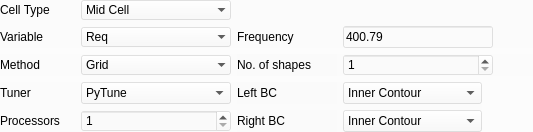
                 <widget class="QWidget" name="widget_7" native="true">
                  <property name="styleSheet">
                   <string notr="true">background-color: rgba(250, 250, 250, 100);</string>
                  </property>
                  <layout class="QGridLayout" name="gridLayout_21">
                   <property name="leftMargin">
                    <number>0</number>
                   </property>
                   <property name="topMargin">
                    <number>0</number>
                   </property>
                   <property name="rightMargin">
                    <number>0</number>
                   </property>
                   <property name="bottomMargin">
                    <number>0</number>
                   </property>
                   <item row="2" column="2" colspan="2">
                    <widget class="QWidget" name="widget_10" native="true">
                     <layout class="QGridLayout" name="gridLayout_15">
                      <property name="leftMargin">
                       <number>0</number>
                      </property>
                      <property name="topMargin">
                       <number>0</number>
                      </property>
                      <property name="rightMargin">
                       <number>0</number>
                      </property>
                      <property name="bottomMargin">
                       <number>0</number>
                      </property>
                      <item row="0" column="0">
                       <widget class="QLabel" name="label_23">
                        <property name="minimumSize">
                         <size>
                          <width>75</width>
                          <height>0</height>
                         </size>
                        </property>
                        <property name="maximumSize">
                         <size>
                          <width>75</width>
                          <height>16777215</height>
                         </size>
                        </property>
                        <property name="text">
                         <string>Method</string>
                        </property>
                       </widget>
                      </item>
                      <item row="0" column="2">
                       <widget class="QWidget" name="w_No_Of_Shapes_Monte_Carlo" native="true">
                        <layout class="QGridLayout" name="gridLayout_22">
                         <property name="leftMargin">
                          <number>0</number>
                         </property>
                         <property name="topMargin">
                          <number>0</number>
                         </property>
                         <property name="rightMargin">
                          <number>0</number>
                         </property>
                         <property name="bottomMargin">
                          <number>0</number>
                         </property>
                         <item row="1" column="1">
                          <widget class="QSpinBox" name="sb_No_Of_Shapes_Monte_Carlo">
                           <property name="minimumSize">
                            <size>
                             <width>150</width>
                             <height>0</height>
                            </size>
                           </property>
                           <property name="maximumSize">
                            <size>
                             <width>150</width>
                             <height>16777215</height>
                            </size>
                           </property>
                           <property name="minimum">
                            <number>1</number>
                           </property>
                           <property name="maximum">
                            <number>100000</number>
                           </property>
                           <property name="value">
                            <number>1</number>
                           </property>
                          </widget>
                         </item>
                         <item row="1" column="0">
                          <widget class="QLabel" name="label_57">
                           <property name="minimumSize">
                            <size>
                             <width>100</width>
                             <height>0</height>
                            </size>
                           </property>
                           <property name="maximumSize">
                            <size>
                             <width>100</width>
                             <height>16777215</height>
                            </size>
                           </property>
                           <property name="text">
                            <string>No. of shapes</string>
                           </property>
                          </widget>
                         </item>
                        </layout>
                       </widget>
                      </item>
                      <item row="0" column="1">
                       <widget class="QComboBox" name="cb_Shape_Space_Generation_Algorithm">
                        <property name="minimumSize">
                         <size>
                          <width>150</width>
                          <height>0</height>
                         </size>
                        </property>
                        <property name="maximumSize">
                         <size>
                          <width>150</width>
                          <height>16777215</height>
                         </size>
                        </property>
                        <property name="toolTip">
                         <string/>
                        </property>
                        <property name="currentText">
                         <string>Grid</string>
                        </property>
                        <property name="frame">
                         <bool>false</bool>
                        </property>
                        <item>
                         <property name="text">
                          <string>Grid</string>
                         </property>
                        </item>
                        <item>
                         <property name="text">
                          <string>Monte Carlo</string>
                         </property>
                        </item>
                       </widget>
                      </item>
                      <item row="0" column="3">
                       <spacer name="horizontalSpacer_15">
                        <property name="orientation">
                         <enum>Qt::Horizontal</enum>
                        </property>
                        <property name="sizeHint" stdset="0">
                         <size>
                          <width>40</width>
                          <height>20</height>
                         </size>
                        </property>
                       </spacer>
                      </item>
                     </layout>
                    </widget>
                   </item>
                   <item row="0" column="2" colspan="2">
                    <widget class="QWidget" name="widget_15" native="true">
                     <layout class="QGridLayout" name="gridLayout_18">
                      <property name="leftMargin">
                       <number>0</number>
                      </property>
                      <property name="topMargin">
                       <number>0</number>
                      </property>
                      <property name="rightMargin">
                       <number>0</number>
                      </property>
                      <property name="bottomMargin">
                       <number>0</number>
                      </property>
                      <item row="0" column="6">
                       <spacer name="horizontalSpacer_6">
                        <property name="orientation">
                         <enum>Qt::Horizontal</enum>
                        </property>
                        <property name="sizeHint" stdset="0">
                         <size>
                          <width>40</width>
                          <height>20</height>
                         </size>
                        </property>
                       </spacer>
                      </item>
                      <item row="1" column="3">
                       <widget class="QLineEdit" name="le_Freq">
                        <property name="minimumSize">
                         <size>
                          <width>150</width>
                          <height>0</height>
                         </size>
                        </property>
                        <property name="maximumSize">
                         <size>
                          <width>150</width>
                          <height>16777215</height>
                         </size>
                        </property>
                        <property name="text">
                         <string>400.79</string>
                        </property>
                       </widget>
                      </item>
                      <item row="1" column="1">
                       <widget class="QComboBox" name="cb_Tune_Option">
                        <property name="minimumSize">
                         <size>
                          <width>150</width>
                          <height>0</height>
                         </size>
                        </property>
                        <property name="maximumSize">
                         <size>
                          <width>150</width>
                          <height>16777215</height>
                         </size>
                        </property>
                        <property name="styleSheet">
                         <string notr="true"/>
                        </property>
                        <property name="frame">
                         <bool>false</bool>
                        </property>
                        <item>
                         <property name="text">
                          <string>Req</string>
                         </property>
                        </item>
                        <item>
                         <property name="text">
                          <string>L</string>
                         </property>
                        </item>
                       </widget>
                      </item>
                      <item row="1" column="2">
                       <widget class="QLabel" name="label_51">
                        <property name="minimumSize">
                         <size>
                          <width>100</width>
                          <height>0</height>
                         </size>
                        </property>
                        <property name="maximumSize">
                         <size>
                          <width>100</width>
                          <height>16777215</height>
                         </size>
                        </property>
                        <property name="text">
                         <string>Frequency</string>
                        </property>
                       </widget>
                      </item>
                      <item row="1" column="0">
                       <widget class="QLabel" name="label_27">
                        <property name="minimumSize">
                         <size>
                          <width>75</width>
                          <height>0</height>
                         </size>
                        </property>
                        <property name="maximumSize">
                         <size>
                          <width>75</width>
                          <height>16777215</height>
                         </size>
                        </property>
                        <property name="text">
                         <string>Variable</string>
                        </property>
                       </widget>
                      </item>
                      <item row="0" column="1">
                       <widget class="QComboBox" name="cb_Cell_Type">
                        <property name="minimumSize">
                         <size>
                          <width>150</width>
                          <height>0</height>
                         </size>
                        </property>
                        <property name="maximumSize">
                         <size>
                          <width>150</width>
                          <height>16777215</height>
                         </size>
                        </property>
                        <property name="frame">
                         <bool>false</bool>
                        </property>
                        <item>
                         <property name="text">
                          <string>Mid Cell</string>
                         </property>
                        </item>
                        <item>
                         <property name="text">
                          <string>End Cell</string>
                         </property>
                        </item>
                        <item>
                         <property name="text">
                          <string>Custom Cell</string>
                         </property>
                        </item>
                       </widget>
                      </item>
                      <item row="0" column="0">
                       <widget class="QLabel" name="label_26">
                        <property name="minimumSize">
                         <size>
                          <width>75</width>
                          <height>0</height>
                         </size>
                        </property>
                        <property name="maximumSize">
                         <size>
                          <width>75</width>
                          <height>16777215</height>
                         </size>
                        </property>
                        <property name="text">
                         <string>Cell Type</string>
                        </property>
                       </widget>
                      </item>
                     </layout>
                    </widget>
                   </item>
                   <item row="3" column="2">
                    <widget class="QWidget" name="widget_16" native="true">
                     <layout class="QGridLayout" name="gridLayout_27">
                      <property name="leftMargin">
                       <number>0</number>
                      </property>
                      <property name="topMargin">
                       <number>0</number>
                      </property>
                      <property name="rightMargin">
                       <number>0</number>
                      </property>
                      <property name="bottomMargin">
                       <number>0</number>
                      </property>
                      <item row="0" column="1">
                       <widget class="QComboBox" name="cb_Tuner">
                        <property name="minimumSize">
                         <size>
                          <width>150</width>
                          <height>0</height>
                         </size>
                        </property>
                        <property name="maximumSize">
                         <size>
                          <width>150</width>
                          <height>16777215</height>
                         </size>
                        </property>
                        <property name="toolTip">
                         <string>&lt;html&gt;&lt;head/&gt;&lt;body&gt;&lt;p&gt;&lt;span style=&quot; font-weight:600;&quot;&gt;Flexibility:&lt;/span&gt; SLANS Tuners are the mid and end cell tuners for Req and L respectively. Currently, the mid-cell tuner can only tune for Req and the end-cell tuner can only tune for L. PyTune offers more flexibility to cell combinations. &lt;/p&gt;&lt;p&gt;&lt;span style=&quot; font-weight:600;&quot;&gt;Timing:&lt;/span&gt; In terms of timing, sometimes PyTune is faster and at other times. PyTune also has a better chance of returning a result. This also means some degenerate shapes could be returned when a degerate set of input parameters are given so it is always good to check.&lt;/p&gt;&lt;p&gt;&lt;span style=&quot; font-weight:600;&quot;&gt;Accuracy:&lt;/span&gt; The accuracy of PyTune could be adjusted from the settings. Currently, it is not clear how this can be achieved with the SLANS tuners.&lt;/p&gt;&lt;/body&gt;&lt;/html&gt;</string>
                        </property>
                        <item>
                         <property name="text">
                          <string>PyTune</string>
                         </property>
                        </item>
                        <item>
                         <property name="text">
                          <string>SLANS</string>
                         </property>
                        </item>
                       </widget>
                      </item>
                      <item row="0" column="0">
                       <widget class="QLabel" name="label_11">
                        <property name="minimumSize">
                         <size>
                          <width>75</width>
                          <height>0</height>
                         </size>
                        </property>
                        <property name="maximumSize">
                         <size>
                          <width>75</width>
                          <height>16777215</height>
                         </size>
                        </property>
                        <property name="text">
                         <string>Tuner</string>
                        </property>
                       </widget>
                      </item>
                      <item row="1" column="1">
                       <widget class="QSpinBox" name="sb_No_Of_Processors_Tune">
                        <property name="minimum">
                         <number>1</number>
                        </property>
                        <property name="maximum">
                         <number>999</number>
                        </property>
                        <property name="value">
                         <number>1</number>
                        </property>
                       </widget>
                      </item>
                      <item row="1" column="0">
                       <widget class="QLabel" name="label_89">
                        <property name="text">
                         <string>Processors</string>
                        </property>
                       </widget>
                      </item>
                      <item row="0" column="2" rowspan="2">
                       <widget class="QWidget" name="w_BC" native="true">
                        <layout class="QGridLayout" name="gridLayout_26">
                         <property name="leftMargin">
                          <number>0</number>
                         </property>
                         <property name="topMargin">
                          <number>0</number>
                         </property>
                         <property name="rightMargin">
                          <number>0</number>
                         </property>
                         <property name="bottomMargin">
                          <number>0</number>
                         </property>
                         <item row="1" column="1">
                          <widget class="QComboBox" name="cb_RBC">
                           <item>
                            <property name="text">
                             <string>Inner Contour</string>
                            </property>
                           </item>
                           <item>
                            <property name="text">
                             <string>Electric Wall Et=0</string>
                            </property>
                           </item>
                           <item>
                            <property name="text">
                             <string>Magnetic Wall En=0</string>
                            </property>
                           </item>
                           <item>
                            <property name="text">
                             <string>Axis</string>
                            </property>
                           </item>
                           <item>
                            <property name="text">
                             <string>Metal</string>
                            </property>
                           </item>
                          </widget>
                         </item>
                         <item row="0" column="1">
                          <widget class="QComboBox" name="cb_LBC">
                           <item>
                            <property name="text">
                             <string>Inner Contour</string>
                            </property>
                           </item>
                           <item>
                            <property name="text">
                             <string>Electric Wall Et=0</string>
                            </property>
                           </item>
                           <item>
                            <property name="text">
                             <string>Magnetic Wall En=0</string>
                            </property>
                           </item>
                           <item>
                            <property name="text">
                             <string>Axis</string>
                            </property>
                           </item>
                           <item>
                            <property name="text">
                             <string>Metal</string>
                            </property>
                           </item>
                          </widget>
                         </item>
                         <item row="0" column="0">
                          <widget class="QLabel" name="label_24">
                           <property name="minimumSize">
                            <size>
                             <width>100</width>
                             <height>0</height>
                            </size>
                           </property>
                           <property name="maximumSize">
                            <size>
                             <width>100</width>
                             <height>16777215</height>
                            </size>
                           </property>
                           <property name="text">
                            <string>Left BC </string>
                           </property>
                          </widget>
                         </item>
                         <item row="1" column="0">
                          <widget class="QLabel" name="label_25">
                           <property name="minimumSize">
                            <size>
                             <width>100</width>
                             <height>0</height>
                            </size>
                           </property>
                           <property name="maximumSize">
                            <size>
                             <width>100</width>
                             <height>16777215</height>
                            </size>
                           </property>
                           <property name="text">
                            <string>Right BC</string>
                           </property>
                          </widget>
                         </item>
                        </layout>
                       </widget>
                      </item>
                     </layout>
                    </widget>
                   </item>
                   <item row="3" column="3">
                    <spacer name="horizontalSpacer_7">
                     <property name="orientation">
                      <enum>Qt::Horizontal</enum>
                     </property>
                     <property name="sizeHint" stdset="0">
                      <size>
                       <width>40</width>
                       <height>20</height>
                      </size>
                     </property>
                    </spacer>
                   </item>
                  </layout>
                 </widget>
